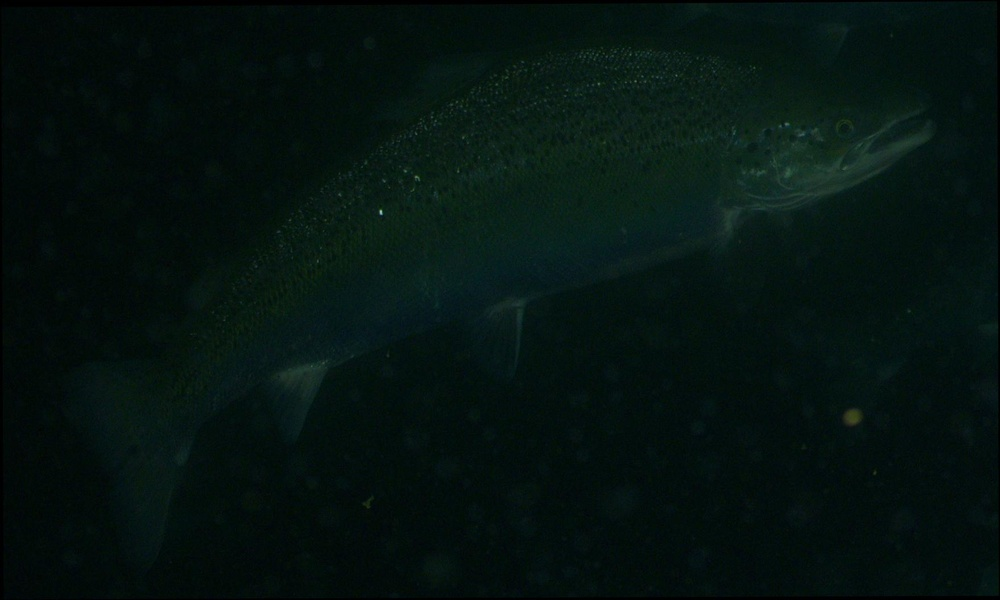
#> input picture alok/biomass_estimation/archive/production_data_analysis_v1/image.jpg, 1000 x 600 px, shrunk from 1757 x 1055 before the run
$ python -i template_matching.py   (imports and definitions only)
#> lines starting #> are read from the running program, lines starting #| are printed output that depends on the picture
#> further down, picture is the input picture: shape (600, 1000, 3); mean B, G, R 15.7, 19.1, 4.8
import cv2
import numpy as np


# SIFT based correction - functions

def enhance(image, clip_limit=5):
    # convert image to LAB color model
#> called with clip_limit = 5
    image_lab = cv2.cvtColor(image, cv2.COLOR_BGR2LAB)
#> image_lab: shape (600, 1000, 3); mean of channels 0, 1, 2 13.4, 122.4, 128.4

    # split the image into L, A, and B channels
    l_channel, a_channel, b_channel = cv2.split(image_lab)
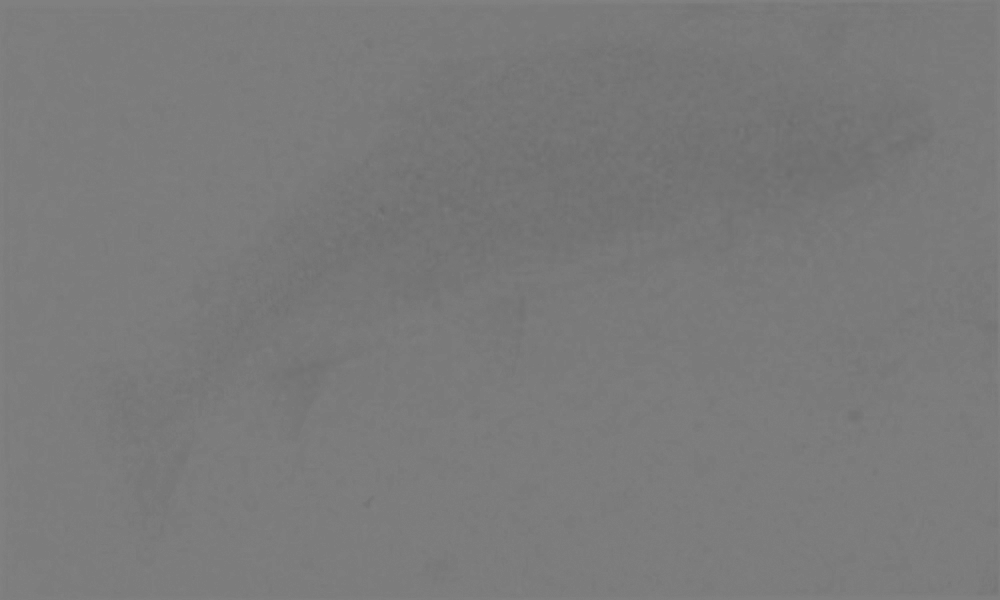
#> a_channel: shape (600, 1000); min 106, max 130, mean 122.4

    # apply CLAHE to lightness channel
    clahe = cv2.createCLAHE(clipLimit=clip_limit, tileGridSize=(8, 8))
    cl = clahe.apply(l_channel)
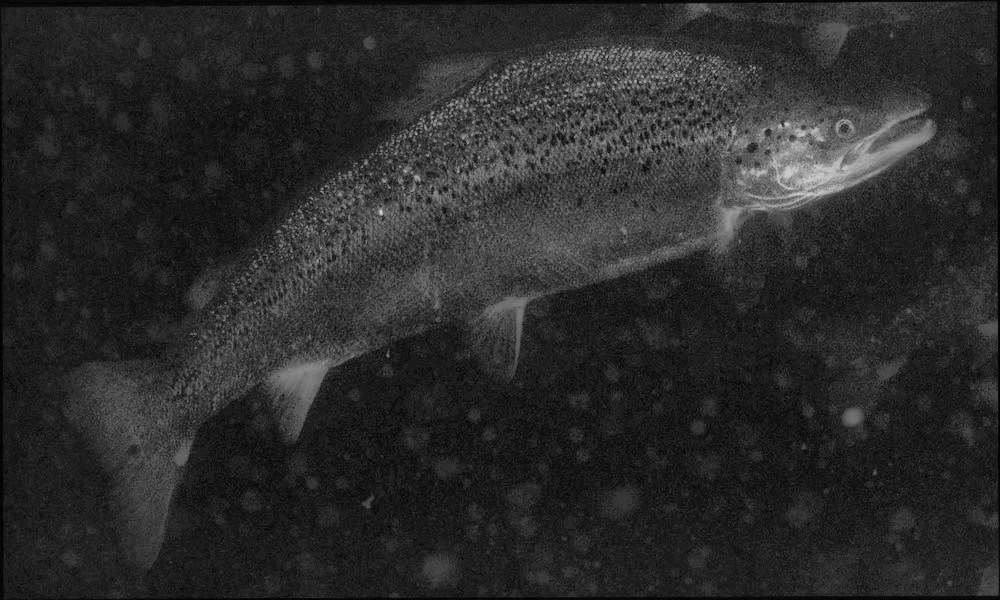
#> cl: shape (600, 1000); min 1, max 217, mean 42.5

    # merge the CLAHE enhanced L channel with the original A and B channel
    merged_channels = cv2.merge((cl, a_channel, b_channel))
#> merged_channels: shape (600, 1000, 3); mean of channels 0, 1, 2 42.5, 122.4, 128.4

    # convert image from LAB color model back to RGB color model
    final_image = cv2.cvtColor(merged_channels, cv2.COLOR_LAB2BGR)
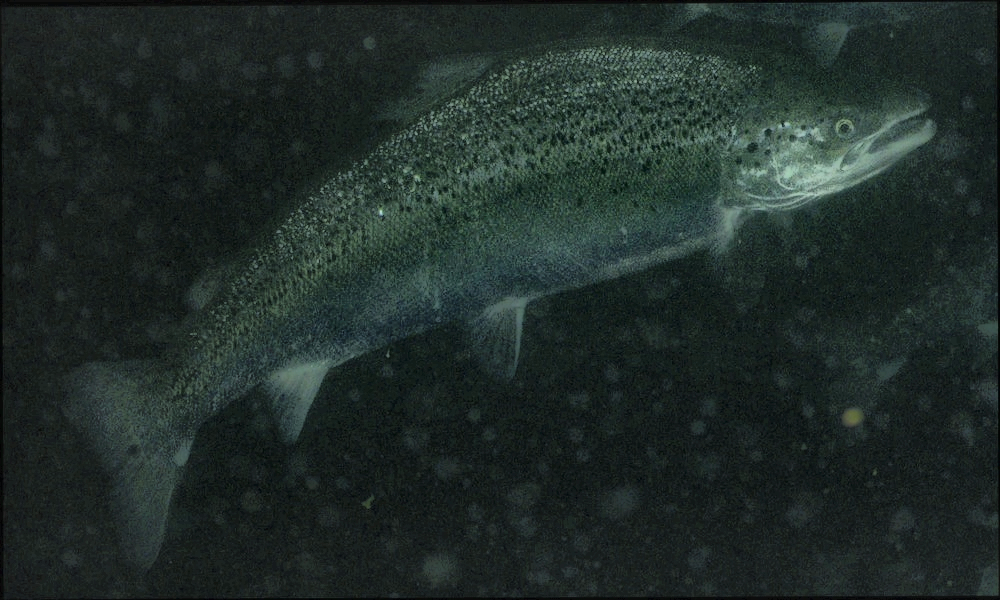
#> final_image: shape (600, 1000, 3); mean B, G, R 41, 44.3, 32.4
    return final_image


# [75 lines left out: functions find_matches_and_homography, adjust_keypoints, not called in this run]


>>> import cv2
>>> picture = cv2.imread('../production_data_analysis_v1/image.jpg')
>>> result = enhance(picture)
